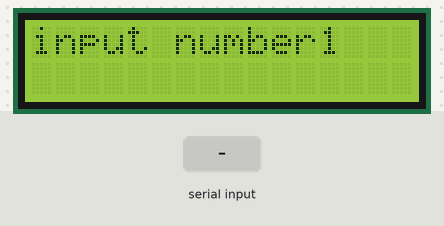
The sketch below on a simulated Arduino Uno, built with avr-gcc and run on an emulated ATmega328P. On the bench: 16×2 character LCD. The test bench sets the inputs (shaded band).

Above: at 1.2 s.
1.3 s: "90/45\n" received over Serial
At 2.5 s:
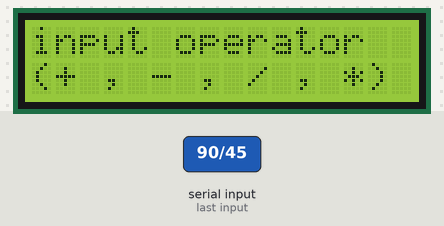
2.8 s: "+\n" received over Serial
At 4.1 s:
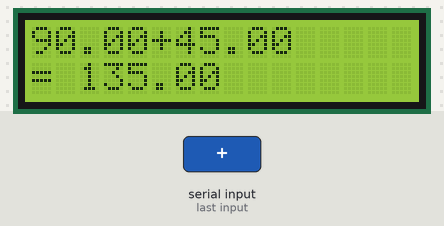
Timing chart, 0 to 5.8 s (numbered marks = the images above; inputs shaded):
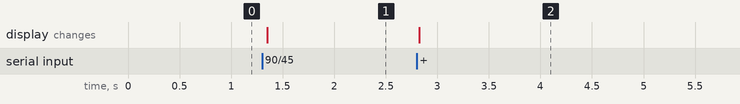

The sketch:

sketch_aug1a.ino
```cpp
#include <Wire.h>
#include <LiquidCrystal_I2C.h>

float num1;
float num2;
float ans;
String op;

LiquidCrystal_I2C lcd(0x27, 16, 2);

// دالة صغيرة عشان تنظف السيريال من أي Enter قديم
void clearSerialBuffer() {
  while (Serial.available() > 0) {
    Serial.read();
  }
}

void setup() {
  lcd.init();
  lcd.backlight();
  Serial.begin(9600);
}

void loop() {
  // --- إدخال الرقم الأول ---
  lcd.clear();
  lcd.setCursor(0, 0);
  lcd.print("input number1");

  while (Serial.available() == 0) {} // الانتظار
  num1 = Serial.parseFloat();
  clearSerialBuffer(); // مسح الـ Enter من الذاكرة

  // --- إدخال الرقم الثاني ---
  lcd.clear();
  lcd.setCursor(0, 0);
  lcd.print("input number2");

  while (Serial.available() == 0) {} // الانتظار
  num2 = Serial.parseFloat();
  clearSerialBuffer(); // مسح الـ Enter من الذاكرة

  // --- إدخال العملية الحسابية ---
  lcd.clear();
  lcd.setCursor(0, 0);
  lcd.print("input operator");
  lcd.setCursor(0, 1); // تعديل: السطر التاني، العمود الأول
  lcd.print("(+ , - , / , *)");

  while (Serial.available() == 0) {} // الانتظار
  op = Serial.readStringUntil('\n'); // قراءة النص لحد ما تدوس Enter
  op.trim(); // تنظيف الـ String من أي مسافات مخفية عشان الـ IF تشتغل صح
  clearSerialBuffer();

  // --- الحسابات ---
  if (op == "+") {
    ans = num1 + num2;
  }
  else if (op == "-") {
    ans = num1 - num2;
  }
  else if (op == "*") {
    ans = num1 * num2;
  }
  else if (op == "/") {
    ans = num1 / num2;
  }

  // --- عرض النتيجة ---
  lcd.clear();
  lcd.setCursor(0, 0);
  lcd.print(num1);
  lcd.print(op);
  lcd.print(num2);

  lcd.setCursor(0, 1); // النتيجة في السطر التاني عشان الشاشة تكفي
  lcd.print("= ");
  lcd.print(ans);

  delay(3000); // استنى 3 ثواني قبل ما تعيد من الأول
  clearSerialBuffer(); // تنظيف أخير قبل الإعادة
}
```

Measured:
- after the input at 1.3 s, the display: changes after 0.05 s (image 1)
- after the input at 2.8 s, the display: changes at once (image 2)
